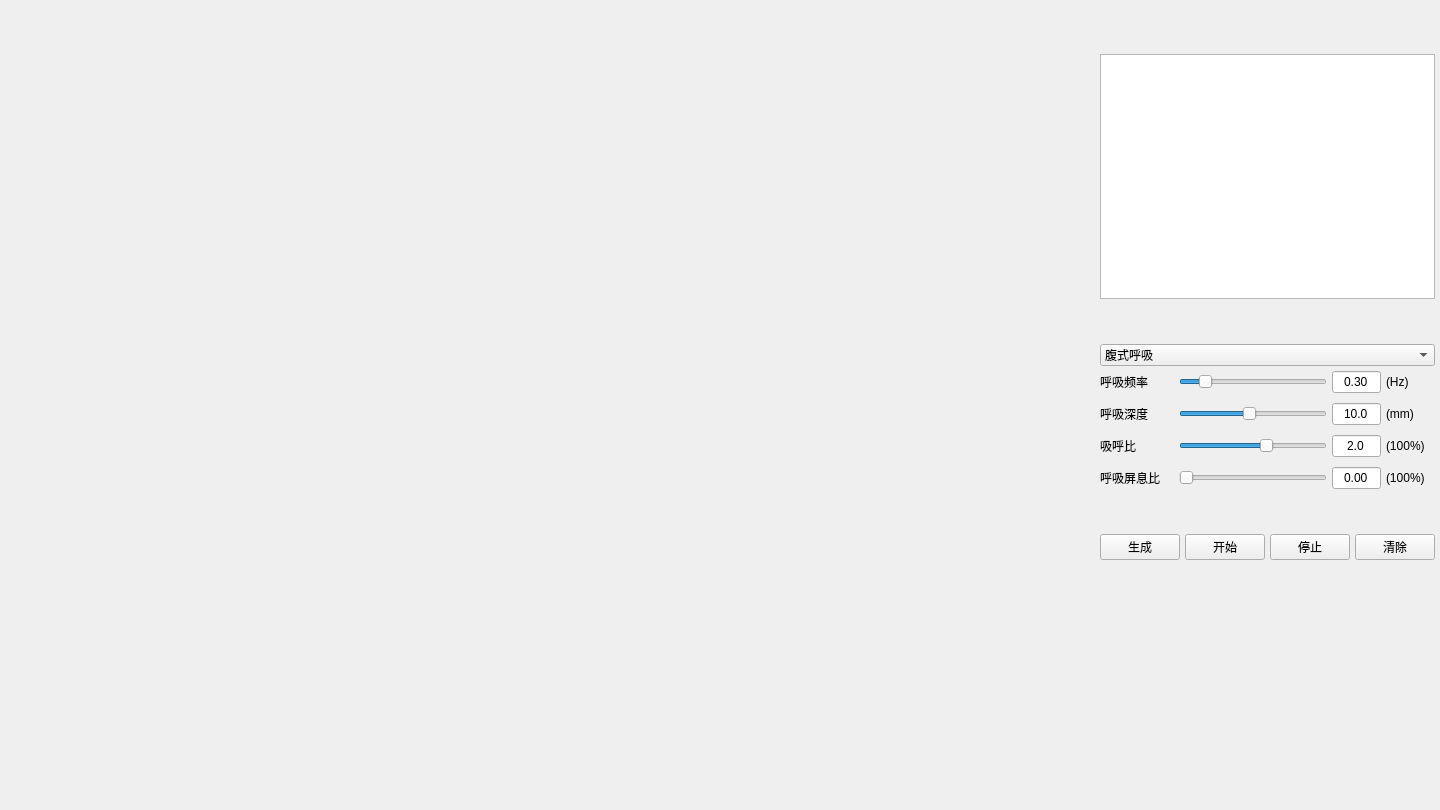
<?xml version="1.0" encoding="UTF-8"?>
<ui version="4.0">
 <class>ResGUISysClass</class>
 <widget class="QMainWindow" name="ResGUISysClass">
  <property name="geometry">
   <rect>
    <x>0</x>
    <y>0</y>
    <width>1440</width>
    <height>810</height>
   </rect>
  </property>
  <property name="minimumSize">
   <size>
    <width>800</width>
    <height>500</height>
   </size>
  </property>
  <property name="maximumSize">
   <size>
    <width>1920</width>
    <height>1080</height>
   </size>
  </property>
  <property name="windowTitle">
   <string>ResGUISys</string>
  </property>
  <property name="windowIcon">
   <iconset resource="ResGUISys.qrc">
    <normaloff>:/qss/SZU_LOGO.ico</normaloff>:/qss/SZU_LOGO.ico</iconset>
  </property>
  <property name="styleSheet">
   <string notr="true"/>
  </property>
  <widget class="QWidget" name="mainWidget">
   <property name="styleSheet">
    <string notr="true"/>
   </property>
   <layout class="QGridLayout" name="mainGridLayout" columnstretch="140,20">
    <property name="leftMargin">
     <number>5</number>
    </property>
    <property name="topMargin">
     <number>5</number>
    </property>
    <property name="rightMargin">
     <number>5</number>
    </property>
    <property name="bottomMargin">
     <number>5</number>
    </property>
    <property name="horizontalSpacing">
     <number>0</number>
    </property>
    <property name="verticalSpacing">
     <number>5</number>
    </property>
    <item row="0" column="0">
     <widget class="QCustomPlot" name="resWaveGraph" native="true">
      <property name="minimumSize">
       <size>
        <width>400</width>
        <height>200</height>
       </size>
      </property>
      <property name="styleSheet">
       <string notr="true"/>
      </property>
     </widget>
    </item>
    <item row="0" column="1">
     <layout class="QVBoxLayout" name="subVBoxLayout1" stretch="1,5,0,2,0,0,2,5">
      <property name="spacing">
       <number>5</number>
      </property>
      <property name="topMargin">
       <number>0</number>
      </property>
      <property name="bottomMargin">
       <number>0</number>
      </property>
      <item>
       <spacer name="subVSpacer1">
        <property name="orientation">
         <enum>Qt::Vertical</enum>
        </property>
        <property name="sizeHint" stdset="0">
         <size>
          <width>13</width>
          <height>23</height>
         </size>
        </property>
       </spacer>
      </item>
      <item>
       <widget class="QTextBrowser" name="resGuide_TBrowser">
        <property name="font">
         <font>
          <family>微软雅黑</family>
          <weight>75</weight>
          <bold>true</bold>
         </font>
        </property>
        <property name="html">
         <string>&lt;!DOCTYPE HTML PUBLIC &quot;-//W3C//DTD HTML 4.0//EN&quot; &quot;http://www.w3.org/TR/REC-html40/strict.dtd&quot;&gt;
&lt;html&gt;&lt;head&gt;&lt;meta name=&quot;qrichtext&quot; content=&quot;1&quot; /&gt;&lt;style type=&quot;text/css&quot;&gt;
p, li { white-space: pre-wrap; }
&lt;/style&gt;&lt;/head&gt;&lt;body style=&quot; font-family:'微软雅黑'; font-size:9pt; font-weight:600; font-style:normal;&quot;&gt;
&lt;p align=&quot;center&quot; style=&quot;-qt-paragraph-type:empty; margin-top:0px; margin-bottom:0px; margin-left:0px; margin-right:0px; -qt-block-indent:0; text-indent:0px; font-size:16pt; font-weight:72;&quot;&gt;&lt;br /&gt;&lt;/p&gt;&lt;/body&gt;&lt;/html&gt;</string>
        </property>
       </widget>
      </item>
      <item>
       <spacer name="subVSpacer3">
        <property name="orientation">
         <enum>Qt::Vertical</enum>
        </property>
        <property name="sizeHint" stdset="0">
         <size>
          <width>20</width>
          <height>40</height>
         </size>
        </property>
       </spacer>
      </item>
      <item>
       <widget class="QComboBox" name="resMode_ComboBox">
        <item>
         <property name="text">
          <string>腹式呼吸</string>
         </property>
        </item>
        <item>
         <property name="text">
          <string>缩唇呼吸</string>
         </property>
        </item>
        <item>
         <property name="text">
          <string>箱式呼吸</string>
         </property>
        </item>
        <item>
         <property name="text">
          <string>鼻孔交替呼吸</string>
         </property>
        </item>
        <item>
         <property name="text">
          <string>逆腹式呼吸</string>
         </property>
        </item>
        <item>
         <property name="text">
          <string>Buteyko呼吸</string>
         </property>
        </item>
        <item>
         <property name="text">
          <string>Valsalva呼吸</string>
         </property>
        </item>
        <item>
         <property name="text">
          <string>ACBT</string>
         </property>
        </item>
       </widget>
      </item>
      <item>
       <layout class="QVBoxLayout" name="subVBoxLayout2">
        <property name="spacing">
         <number>10</number>
        </property>
        <property name="sizeConstraint">
         <enum>QLayout::SetDefaultConstraint</enum>
        </property>
        <item>
         <layout class="QHBoxLayout" name="subHBoxLayout1" stretch="3,6,2,2">
          <property name="spacing">
           <number>5</number>
          </property>
          <property name="sizeConstraint">
           <enum>QLayout::SetDefaultConstraint</enum>
          </property>
          <item>
           <widget class="QLabel" name="freq_label">
            <property name="sizePolicy">
             <sizepolicy hsizetype="Expanding" vsizetype="Fixed">
              <horstretch>0</horstretch>
              <verstretch>0</verstretch>
             </sizepolicy>
            </property>
            <property name="text">
             <string>呼吸频率</string>
            </property>
            <property name="alignment">
             <set>Qt::AlignLeading|Qt::AlignLeft|Qt::AlignVCenter</set>
            </property>
           </widget>
          </item>
          <item>
           <widget class="QSlider" name="freq_HSlider">
            <property name="minimum">
             <number>10</number>
            </property>
            <property name="maximum">
             <number>150</number>
            </property>
            <property name="pageStep">
             <number>1</number>
            </property>
            <property name="value">
             <number>30</number>
            </property>
            <property name="orientation">
             <enum>Qt::Horizontal</enum>
            </property>
           </widget>
          </item>
          <item>
           <widget class="QLineEdit" name="freq_LEdit">
            <property name="inputMask">
             <string extracomment="取值范围：[0.10：0.01：1,50]">9.99</string>
            </property>
            <property name="text">
             <string>0.30</string>
            </property>
            <property name="alignment">
             <set>Qt::AlignCenter</set>
            </property>
           </widget>
          </item>
          <item>
           <widget class="QLabel" name="freq_label_1">
            <property name="sizePolicy">
             <sizepolicy hsizetype="Expanding" vsizetype="Fixed">
              <horstretch>0</horstretch>
              <verstretch>0</verstretch>
             </sizepolicy>
            </property>
            <property name="text">
             <string>(Hz)</string>
            </property>
            <property name="alignment">
             <set>Qt::AlignLeading|Qt::AlignLeft|Qt::AlignVCenter</set>
            </property>
           </widget>
          </item>
         </layout>
        </item>
        <item>
         <layout class="QHBoxLayout" name="subHBoxLayout2" stretch="3,6,2,2">
          <property name="spacing">
           <number>5</number>
          </property>
          <property name="sizeConstraint">
           <enum>QLayout::SetDefaultConstraint</enum>
          </property>
          <item>
           <widget class="QLabel" name="depth_label">
            <property name="sizePolicy">
             <sizepolicy hsizetype="Expanding" vsizetype="Fixed">
              <horstretch>0</horstretch>
              <verstretch>0</verstretch>
             </sizepolicy>
            </property>
            <property name="text">
             <string>呼吸深度</string>
            </property>
            <property name="alignment">
             <set>Qt::AlignLeading|Qt::AlignLeft|Qt::AlignVCenter</set>
            </property>
           </widget>
          </item>
          <item>
           <widget class="QSlider" name="depth_HSlider">
            <property name="minimum">
             <number>10</number>
            </property>
            <property name="maximum">
             <number>200</number>
            </property>
            <property name="pageStep">
             <number>1</number>
            </property>
            <property name="value">
             <number>100</number>
            </property>
            <property name="orientation">
             <enum>Qt::Horizontal</enum>
            </property>
           </widget>
          </item>
          <item>
           <widget class="QLineEdit" name="depth_LEdit">
            <property name="inputMask">
             <string extracomment="取值范围：[1：0.1：20]">d9.0</string>
            </property>
            <property name="text">
             <string>10.0</string>
            </property>
            <property name="alignment">
             <set>Qt::AlignCenter</set>
            </property>
           </widget>
          </item>
          <item>
           <widget class="QLabel" name="depth_label_1">
            <property name="sizePolicy">
             <sizepolicy hsizetype="Expanding" vsizetype="Fixed">
              <horstretch>0</horstretch>
              <verstretch>0</verstretch>
             </sizepolicy>
            </property>
            <property name="text">
             <string>(mm)</string>
            </property>
            <property name="alignment">
             <set>Qt::AlignLeading|Qt::AlignLeft|Qt::AlignVCenter</set>
            </property>
           </widget>
          </item>
         </layout>
        </item>
        <item>
         <layout class="QHBoxLayout" name="subHBoxLayout3" stretch="3,6,2,2">
          <property name="spacing">
           <number>5</number>
          </property>
          <property name="sizeConstraint">
           <enum>QLayout::SetDefaultConstraint</enum>
          </property>
          <item>
           <widget class="QLabel" name="IER_label">
            <property name="sizePolicy">
             <sizepolicy hsizetype="Expanding" vsizetype="Fixed">
              <horstretch>0</horstretch>
              <verstretch>0</verstretch>
             </sizepolicy>
            </property>
            <property name="text">
             <string>吸呼比</string>
            </property>
            <property name="alignment">
             <set>Qt::AlignLeading|Qt::AlignLeft|Qt::AlignVCenter</set>
            </property>
           </widget>
          </item>
          <item>
           <widget class="QSlider" name="IER_HSlider">
            <property name="minimum">
             <number>5</number>
            </property>
            <property name="maximum">
             <number>30</number>
            </property>
            <property name="singleStep">
             <number>5</number>
            </property>
            <property name="pageStep">
             <number>5</number>
            </property>
            <property name="value">
             <number>20</number>
            </property>
            <property name="orientation">
             <enum>Qt::Horizontal</enum>
            </property>
           </widget>
          </item>
          <item>
           <widget class="QLineEdit" name="IER_LEdit">
            <property name="inputMask">
             <string extracomment="取值范围：[0.5：0.5：3]">9.9</string>
            </property>
            <property name="text">
             <string>2.0</string>
            </property>
            <property name="alignment">
             <set>Qt::AlignCenter</set>
            </property>
           </widget>
          </item>
          <item>
           <widget class="QLabel" name="IER_label_1">
            <property name="sizePolicy">
             <sizepolicy hsizetype="Expanding" vsizetype="Fixed">
              <horstretch>0</horstretch>
              <verstretch>0</verstretch>
             </sizepolicy>
            </property>
            <property name="text">
             <string>(100%)</string>
            </property>
            <property name="alignment">
             <set>Qt::AlignLeading|Qt::AlignLeft|Qt::AlignVCenter</set>
            </property>
           </widget>
          </item>
         </layout>
        </item>
        <item>
         <layout class="QHBoxLayout" name="subHBoxLayout4" stretch="3,6,2,2">
          <property name="spacing">
           <number>5</number>
          </property>
          <property name="sizeConstraint">
           <enum>QLayout::SetDefaultConstraint</enum>
          </property>
          <item>
           <widget class="QLabel" name="holdR_label">
            <property name="sizePolicy">
             <sizepolicy hsizetype="Expanding" vsizetype="Fixed">
              <horstretch>0</horstretch>
              <verstretch>0</verstretch>
             </sizepolicy>
            </property>
            <property name="text">
             <string>呼吸屏息比</string>
            </property>
            <property name="alignment">
             <set>Qt::AlignLeading|Qt::AlignLeft|Qt::AlignVCenter</set>
            </property>
           </widget>
          </item>
          <item>
           <widget class="QSlider" name="holdR_HSlider">
            <property name="maximum">
             <number>300</number>
            </property>
            <property name="singleStep">
             <number>25</number>
            </property>
            <property name="pageStep">
             <number>25</number>
            </property>
            <property name="orientation">
             <enum>Qt::Horizontal</enum>
            </property>
           </widget>
          </item>
          <item>
           <widget class="QLineEdit" name="holdR_LEdit">
            <property name="inputMask">
             <string extracomment="取值范围：[0：0.25：3]">9.99</string>
            </property>
            <property name="text">
             <string>0.00</string>
            </property>
            <property name="alignment">
             <set>Qt::AlignCenter</set>
            </property>
           </widget>
          </item>
          <item>
           <widget class="QLabel" name="holdR_label_1">
            <property name="sizePolicy">
             <sizepolicy hsizetype="Expanding" vsizetype="Fixed">
              <horstretch>0</horstretch>
              <verstretch>0</verstretch>
             </sizepolicy>
            </property>
            <property name="text">
             <string>(100%)</string>
            </property>
            <property name="alignment">
             <set>Qt::AlignLeading|Qt::AlignLeft|Qt::AlignVCenter</set>
            </property>
            <property name="margin">
             <number>0</number>
            </property>
           </widget>
          </item>
         </layout>
        </item>
       </layout>
      </item>
      <item>
       <spacer name="subVSpacer2">
        <property name="orientation">
         <enum>Qt::Vertical</enum>
        </property>
        <property name="sizeHint" stdset="0">
         <size>
          <width>20</width>
          <height>40</height>
         </size>
        </property>
       </spacer>
      </item>
      <item>
       <layout class="QHBoxLayout" name="subHBoxLayout5">
        <property name="spacing">
         <number>5</number>
        </property>
        <item>
         <widget class="QPushButton" name="gen_Btn">
          <property name="font">
           <font>
            <family>微软雅黑</family>
           </font>
          </property>
          <property name="text">
           <string>生成</string>
          </property>
         </widget>
        </item>
        <item>
         <widget class="QPushButton" name="start_Btn">
          <property name="font">
           <font>
            <family>微软雅黑</family>
           </font>
          </property>
          <property name="text">
           <string>开始</string>
          </property>
         </widget>
        </item>
        <item>
         <widget class="QPushButton" name="stop_Btn">
          <property name="text">
           <string>停止</string>
          </property>
         </widget>
        </item>
        <item>
         <widget class="QPushButton" name="clear_Btn">
          <property name="text">
           <string>清除</string>
          </property>
         </widget>
        </item>
       </layout>
      </item>
      <item>
       <spacer name="subVSpacer4">
        <property name="orientation">
         <enum>Qt::Vertical</enum>
        </property>
        <property name="sizeHint" stdset="0">
         <size>
          <width>13</width>
          <height>100</height>
         </size>
        </property>
       </spacer>
      </item>
     </layout>
    </item>
   </layout>
  </widget>
 </widget>
 <layoutdefault spacing="6" margin="11"/>
 <customwidgets>
  <customwidget>
   <class>QCustomPlot</class>
   <extends>QWidget</extends>
   <header>qcustomplot.h</header>
   <container>1</container>
  </customwidget>
 </customwidgets>
 <resources>
  <include location="ResGUISys.qrc"/>
 </resources>
 <connections/>
</ui>
